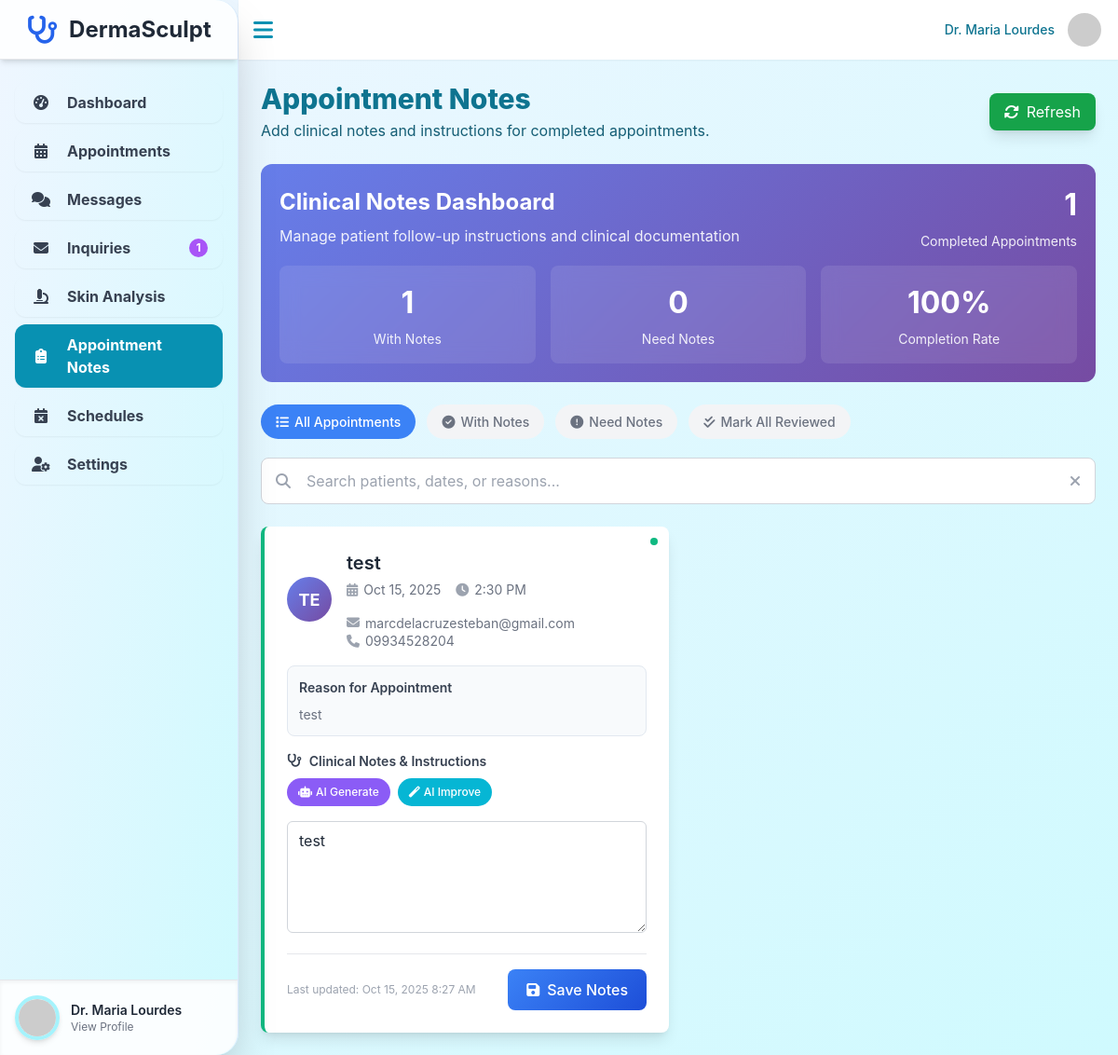
The app's page /pages/appointment_notes.php (signed in) with its own data.
### tables this page shows
CREATE TABLE `appointments` (
  `appointment_id` int(11) NOT NULL,
  `user_id` int(11) NOT NULL,
  `patient_name` varchar(255) NOT NULL,
  `email` varchar(100) DEFAULT NULL,
  `phone_number` varchar(20) DEFAULT NULL,
  `dermatologist_id` int(11) NOT NULL,
  `appointment_date` date NOT NULL,
  `appointment_time` time NOT NULL,
  `reason_for_appointment` text DEFAULT NULL,
  `status` enum('Scheduled','Completed','Cancelled','Pending') NOT NULL DEFAULT 'Pending',
  `is_notified` tinyint(1) NOT NULL DEFAULT 0,
  `user_notes` text DEFAULT NULL,
  `image_paths` text DEFAULT NULL,
  `dermatologist_notes` text DEFAULT NULL,
  `created_at` timestamp NOT NULL DEFAULT current_timestamp(),
  `updated_at` timestamp NOT NULL DEFAULT current_timestamp() ON UPDATE current_timestamp()
);

### pages/appointment_notes.php (the view, shortened to what this page needs)
<?php
require_once '../config/connection.php';
$dermatologistId = $_SESSION['dermatologist_id'];
$stmt = $conn->prepare("
    SELECT appointment_id, patient_name, email, phone_number, appointment_date, appointment_time,
           reason_for_appointment, dermatologist_notes, created_at, updated_at
    FROM appointments
    WHERE dermatologist_id = ? AND status = 'Completed'
    ORDER BY appointment_date DESC, appointment_time DESC
");
$stmt->bind_param("i", $dermatologistId);
$stmt->execute();
$completedAppointments = $stmt->get_result()->fetch_all(MYSQLI_ASSOC);
$countStmt = $conn->prepare("SELECT COUNT(*) as total FROM appointments WHERE dermatologist_id = ? AND status = 'Completed'");
$countStmt->bind_param("i", $dermatologistId);
$countStmt->execute();
$countResult = $countStmt->get_result();
$totalCompleted = $countResult->fetch_assoc()['total'];
?>
<!DOCTYPE html>
<html lang="en">
<head>
    <script src="https://cdn.tailwindcss.com"></script>
    <link href="https://cdnjs.cloudflare.com/ajax/libs/font-awesome/6.1.1/css/all.min.css" rel="stylesheet">
</head>
<body class="bg-gradient-to-br from-blue-50 to-cyan-100 text-gray-800">
    <?php include '../components/sidebar.php'; ?>
    <div class="main-content flex flex-col h-screen">
        <header class="bg-white shadow-sm flex items-center justify-between p-4 h-16 flex-shrink-0 z-30">
            <button id="sidebar-toggle" onclick="toggleSidebar()" class="text-cyan-600 hover:text-cyan-800"><i class="fas fa-bars fa-xl"></i></button>
            <div class="relative">
                <button onclick="toggleDropdown()" class="flex items-center space-x-3">
                    <span class="hidden sm:inline text-sm font-medium text-cyan-700">Dr. <?php echo $sidebar_firstName; ?></span>
                    <img class="h-10 w-10 rounded-full object-cover border-2 border-transparent hover:border-cyan-500" src="<?php echo $profilePicturePath; ?>" alt="User avatar">
                </button>
            </div>
        </header>
        <main class="flex-1 p-4 sm:p-6 overflow-y-auto" id="mainContent">
            <div class="mb-6 flex justify-between items-center">
                <div>
                    <h2 class="text-3xl font-extrabold text-cyan-700">Appointment Notes</h2>
                    <p class="text-cyan-800 mt-1">Add clinical notes and instructions for completed appointments.</p>
                </div>
                <div class="flex gap-2">
                    <button onclick="refreshAppointments()" class="bg-green-600 text-white px-4 py-2 rounded-lg hover:bg-green-700 flex items-center gap-2 shadow-lg">
                        <i class="fas fa-sync-alt"></i> Refresh
                    </button>
                </div>
            </div>
            <div class="appointment-summary">
                <div class="flex items-center justify-between">
                    <div>
                        <h3 class="text-2xl font-bold mb-2">Clinical Notes Dashboard</h3>
                        <p class="opacity-90">Manage patient follow-up instructions and clinical documentation</p>
                    </div>
                    <div class="text-right">
                        <div class="stat-number"><?php echo $totalCompleted; ?></div>
                        <div class="stat-label">Completed Appointments</div>
                    </div>
                </div>
                <div class="stats-grid">
                    <?php
                    $withNotes = 0;
                    $withoutNotes = 0;
                    foreach ($completedAppointments as $appointment) {
                        if (!empty($appointment['dermatologist_notes'])) {
                            $withNotes++;
                        } else {
                            $withoutNotes++;
                        }
                    }
                    ?>
                    <div class="stat-card">
                        <div class="stat-number"><?php echo $withNotes; ?></div>
                        <div class="stat-label">With Notes</div>
                    </div>
                    <div class="stat-card">
                        <div class="stat-number"><?php echo $withoutNotes; ?></div>
                        <div class="stat-label">Need Notes</div>
                    </div>
                    <div class="stat-card">
                        <div class="stat-number"><?php echo $totalCompleted > 0 ? round(($withNotes / $totalCompleted) * 100) : 0; ?>%</div>
                        <div class="stat-label">Completion Rate</div>
                    </div>
                </div>
            </div>
            <div class="quick-actions">
                <button onclick="filterAppointments('all')" class="action-btn primary filter-tab active" data-filter="all">
                    <i class="fas fa-list"></i> All Appointments
                </button>
                <button onclick="filterAppointments('with-notes')" class="action-btn secondary filter-tab" data-filter="with-notes">
                    <i class="fas fa-check-circle"></i> With Notes
                </button>
                <button onclick="filterAppointments('without-notes')" class="action-btn secondary filter-tab" data-filter="without-notes">
                    <i class="fas fa-exclamation-circle"></i> Need Notes
                </button>
                <button onclick="markAllAsReviewed()" class="action-btn secondary">
                    <i class="fas fa-check-double"></i> Mark All Reviewed
                </button>
            </div>
            <div class="search-container mb-6">
                <div class="relative">
                    <input type="text" id="searchInput" placeholder="Search patients, dates, or reasons..."
                           class="w-full px-4 py-3 pl-12 border border-gray-300 rounded-lg focus:outline-none focus:ring-2 focus:ring-blue-500 focus:border-transparent">
                    <i class="fas fa-search absolute left-4 top-1/2 transform -translate-y-1/2 text-gray-400"></i>
                    <button onclick="clearSearch()" class="absolute right-4 top-1/2 transform -translate-y-1/2 text-gray-400 hover:text-gray-600">
                        <i class="fas fa-times"></i>
                    </button>
                </div>
            </div>
            <div id="appointmentsContainer">
                <?php if (empty($completedAppointments)): ?>
                    <div class="empty-state">
                        <i class="fas fa-clipboard-list"></i>
                        <h3>No Completed Appointments</h3>
                        <p>Complete some appointments to add clinical notes and instructions.</p>
                    </div>
                <?php else: ?>
                    <div class="appointment-grid" id="appointmentGrid">
                        <?php foreach ($completedAppointments as $appointment): ?>
                            <?php
                            $hasNotes = !empty($appointment['dermatologist_notes']);
                            $patientInitials = strtoupper(substr($appointment['patient_name'], 0, 2));
                            ?>
                            <div class="appointment-card bg-white rounded-lg shadow-lg p-6 <?php echo $hasNotes ? 'has-notes' : 'no-notes'; ?>"
                                 data-appointment-id="<?php echo $appointment['appointment_id']; ?>"
                                 data-patient-name="<?php echo strtolower($appointment['patient_name']); ?>"
                                 data-appointment-date="<?php echo $appointment['appointment_date']; ?>"
                                 data-reason="<?php echo strtolower($appointment['reason_for_appointment'] ?? ''); ?>"
                                 data-has-notes="<?php echo $hasNotes ? 'true' : 'false'; ?>">
                                <div class="notes-indicator <?php echo $hasNotes ? 'has-notes' : 'no-notes'; ?>"></div>
                                <div class="appointment-header">
                                    <div class="patient-avatar">
                                        <?php echo $patientInitials; ?>
                                    </div>
                                    <div class="patient-info">
                                        <h3><?php echo htmlspecialchars($appointment['patient_name']); ?></h3>
                                        <div class="patient-details">
                                            <div class="appointment-meta">
                                                <div class="meta-item">
                                                    <i class="fas fa-calendar-alt"></i>
                                                    <span><?php echo date('M j, Y', strtotime($appointment['appointment_date'])); ?></span>
                                                </div>
                                                <div class="meta-item">
                                                    <i class="fas fa-clock"></i>
                                                    <span><?php echo date('g:i A', strtotime($appointment['appointment_time'])); ?></span>
                                                </div>
                                            </div>
                                            <?php if ($appointment['email']): ?>
                                                <div class="meta-item">
                                                    <i class="fas fa-envelope"></i>
                                                    <span><?php echo htmlspecialchars($appointment['email']); ?></span>
                                                </div>
                                            <?php endif; ?>
                                            <?php if ($appointment['phone_number']): ?>
                                                <div class="meta-item">
                                                    <i class="fas fa-phone"></i>
                                                    <span><?php echo htmlspecialchars($appointment['phone_number']); ?></span>
                                                </div>
                                            <?php endif; ?>
                                        </div>
                                    </div>
                                </div>
                                <?php if ($appointment['reason_for_appointment']): ?>
                                    <div class="reason-box">
                                        <h4>Reason for Appointment</h4>
                                        <div class="reason-text"><?php echo nl2br(htmlspecialchars($appointment['reason_for_appointment'])); ?></div>
                                    </div>
                                <?php endif; ?>
                                <form class="notes-form" data-appointment-id="<?php echo $appointment['appointment_id']; ?>">
                                    <div class="notes-section">
                                        <div class="notes-label">
                                            <h4>
                                                <i class="fas fa-stethoscope"></i>
                                                Clinical Notes & Instructions
                                            </h4>
                                        </div>
                                        <div class="notes-actions">
                                            <button type="button" onclick="generateAINotes(<?php echo $appointment['appointment_id']; ?>)"
                                                    class="notes-action-btn ai-generate">
                                                <i class="fas fa-robot"></i>
                                                AI Generate
                                            </button>
                                            <button type="button" onclick="improveNotes(<?php echo $appointment['appointment_id']; ?>)"
                                                    class="notes-action-btn ai-improve">
                                                <i class="fas fa-magic"></i>
                                                AI Improve
                                            </button>
                                        </div>
                                        <textarea
                                            name="dermatologist_notes"
                                            class="notes-textarea w-full px-3 py-2 border border-gray-300 rounded-md focus:outline-none focus:ring-2 focus:ring-blue-500"
                                            placeholder="Add clinical notes, medication instructions, follow-up care, etc. (e.g., 'Take medication 3 times a day after meals', 'Apply cream twice daily', 'Follow up in 2 weeks')"
                                        ><?php echo htmlspecialchars($appointment['dermatologist_notes'] ?? ''); ?></textarea>
                                    </div>
                                    <div class="notes-footer">
                                        <div class="last-updated">
                                            <?php if ($appointment['updated_at'] && $appointment['dermatologist_notes']): ?>
                                                Last updated: <?php echo date('M j, Y g:i A', strtotime($appointment['updated_at'])); ?>
                                            <?php else: ?>
                                                No notes added yet
                                            <?php endif; ?>
                                        </div>
                                        <button type="submit" class="save-btn">
                                            <i class="fas fa-save"></i>
                                            Save Notes
                                        </button>
                                    </div>
                                </form>
                            </div>
                        <?php endforeach; ?>
                    </div>
                <?php endif; ?>
            </div>
        </main>
    </div>
</body>
</html>

### records on screen
appointments: patient_name "TE", patient_name "test", appointment_date "Oct 15, 2025", appointment_time "2:30 PM", email "marcdelacruzesteban@gmail.com", phone_number "09934528204", reason_for_appointment "test", dermatologist_notes "test", updated_at "Oct 15, 2025 8:27 AM"

### other values on screen
$unreadInquiryCount "1"
$sidebar_firstName "Maria Lourdes"
$totalCompleted "1"
$withNotes "1"
$withoutNotes "0"
